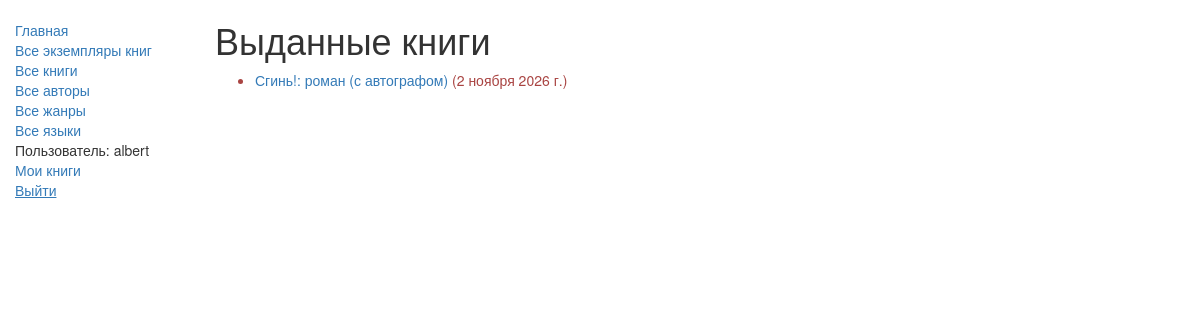
Page /catalog/mybooks/ (signed in) on the earlier database version.
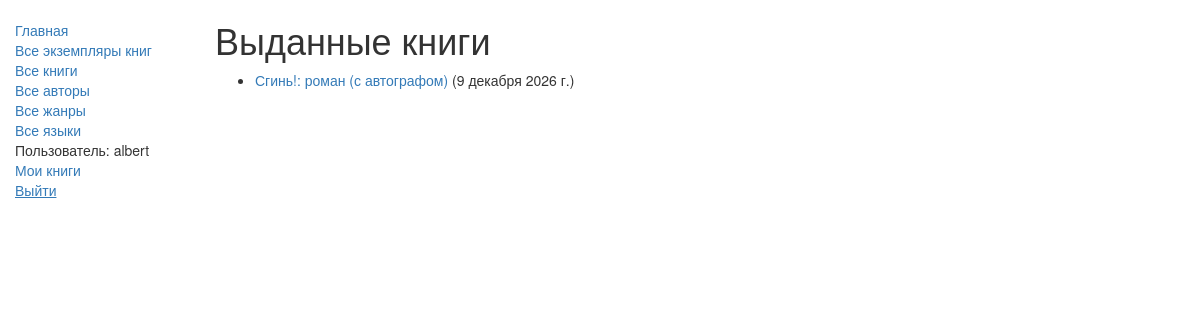
Same page on the later database version.
### catalog/models.py (models this page shows, shortened)
class BookInstance(models.Model):
    id = models.UUIDField(
        primary_key=True,
        default=uuid.uuid4,
        help_text="Уникальный ID для конкретного экземпляра во всей библиотеке"
    )
    book = models.ForeignKey(
        Book,
        on_delete=models.SET_NULL,
        null=True,
        verbose_name="Книга"
    )
    imprint = models.CharField(max_length=200, verbose_name="Издательство")
    due_back = models.DateField(verbose_name="Дата возврата", null=True, blank=True)
    borrower = models.ForeignKey(
        User,
        on_delete=models.SET_NULL,
        null=True,
        blank=True,
        verbose_name="Читатель"
    )
    LOAN_STATUS = (
        ('m', 'На обслуживании'),
        ('o', 'Выдана'),
        ('a', 'Доступна'),
        ('r', 'Забронирована'),
    )
    status = models.CharField(
        max_length=1,
        choices=LOAN_STATUS,
        blank=True,
        default='m',
        verbose_name="Статус",
        help_text='Доступность книги'
    )
    class Meta:
        ordering = ["due_back"]
        verbose_name = "Экземпляр книги"
        verbose_name_plural = "Экземпляры книг"
        permissions = (("can_mark_returned", "Отметить книгу как возвращенную"),)
    @property
    def is_overdue(self):
        if self.due_back and date.today() > self.due_back:
            return True
        return False

class Book(models.Model):
    title = models.CharField(max_length=200, verbose_name="Название")
    author = models.ForeignKey(
        Author,
        on_delete=models.SET_NULL,
        null=True,
        verbose_name="Автор"
    )
    summary = models.TextField(
        max_length=1000,
        verbose_name="Аннотация",
        help_text="Введите краткое описание книги"
    )
    isbn = models.CharField(
        max_length=13,
        verbose_name="ISBN",
        help_text='13 символов <a href="https://www.isbn-international.org/content/what-isbn">ISBN номер</a>'
    )
    genre = models.ManyToManyField(
        Genre,
        verbose_name="Жанр",
        help_text="Выберите жанр для этой книги"
    )
    language = models.ForeignKey(
        Language,
        on_delete=models.SET_NULL,
        null=True,
        verbose_name="Язык"
    )
    class Meta:
        verbose_name = "Книга"
        verbose_name_plural = "Книги"
    def display_genre(self):
        return ', '.join([genre.name for genre in self.genre.all()[:3]])
    display_genre.short_description = 'Жанр'

### catalog/views.py (the view)
# urls.py: path('mybooks/', views.LoanedBooksByUserListView.as_view(), name='my-borrowed'),
class LoanedBooksByUserListView(LoginRequiredMixin, generic.ListView):
    model = BookInstance
    template_name = 'catalog/bookinstance_list_borrowed_user.html'
    paginate_by = 10
    def get_queryset(self):
        return BookInstance.objects.filter(
            borrower=self.request.user
        ).filter(status__exact='o').order_by('due_back')

### catalog/templates/catalog/bookinstance_list_borrowed_user.html
{% extends "base_generic.html" %}
{% block content %}
    <h1>Выданные книги</h1>
    {% if bookinstance_list %}
    <ul>
      {% for bookinst in bookinstance_list %}
      <li class="{% if bookinst.is_overdue %}text-danger{% endif %}">
        <a href="{% url 'book-detail' bookinst.book.pk %}">
            {{bookinst.book.title}}
        </a>
        ({{ bookinst.due_back }})
      </li>
      {% endfor %}
    </ul>
    {% else %}
      <p>Нет выданных книг.</p>
    {% endif %}
{% endblock %}

Differences in the rows shown:
changed BookInstance "Сгинь!: роман (с автографом)": due_back "2 ноября 2026 г." → "9 декабря 2026 г."
